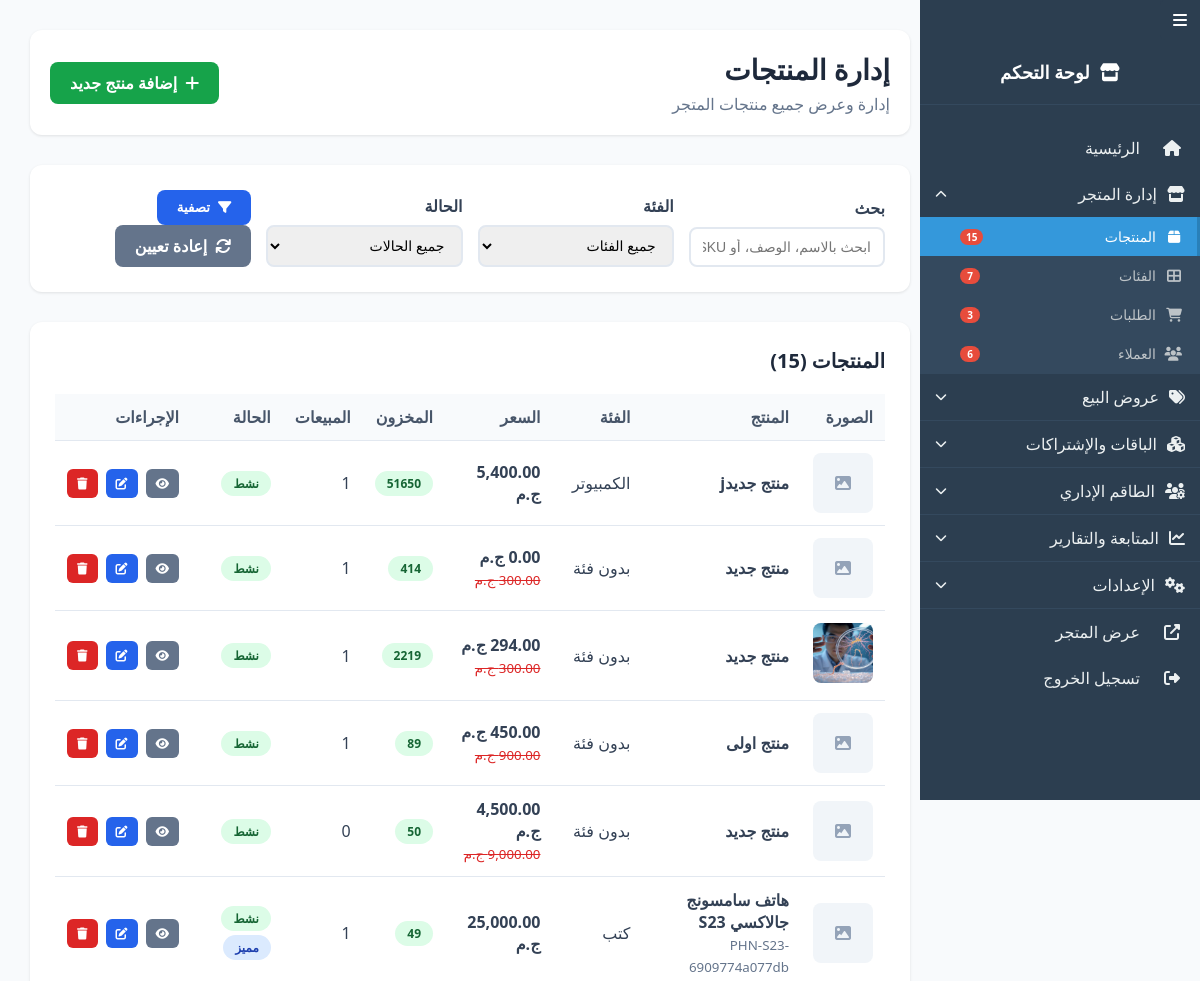
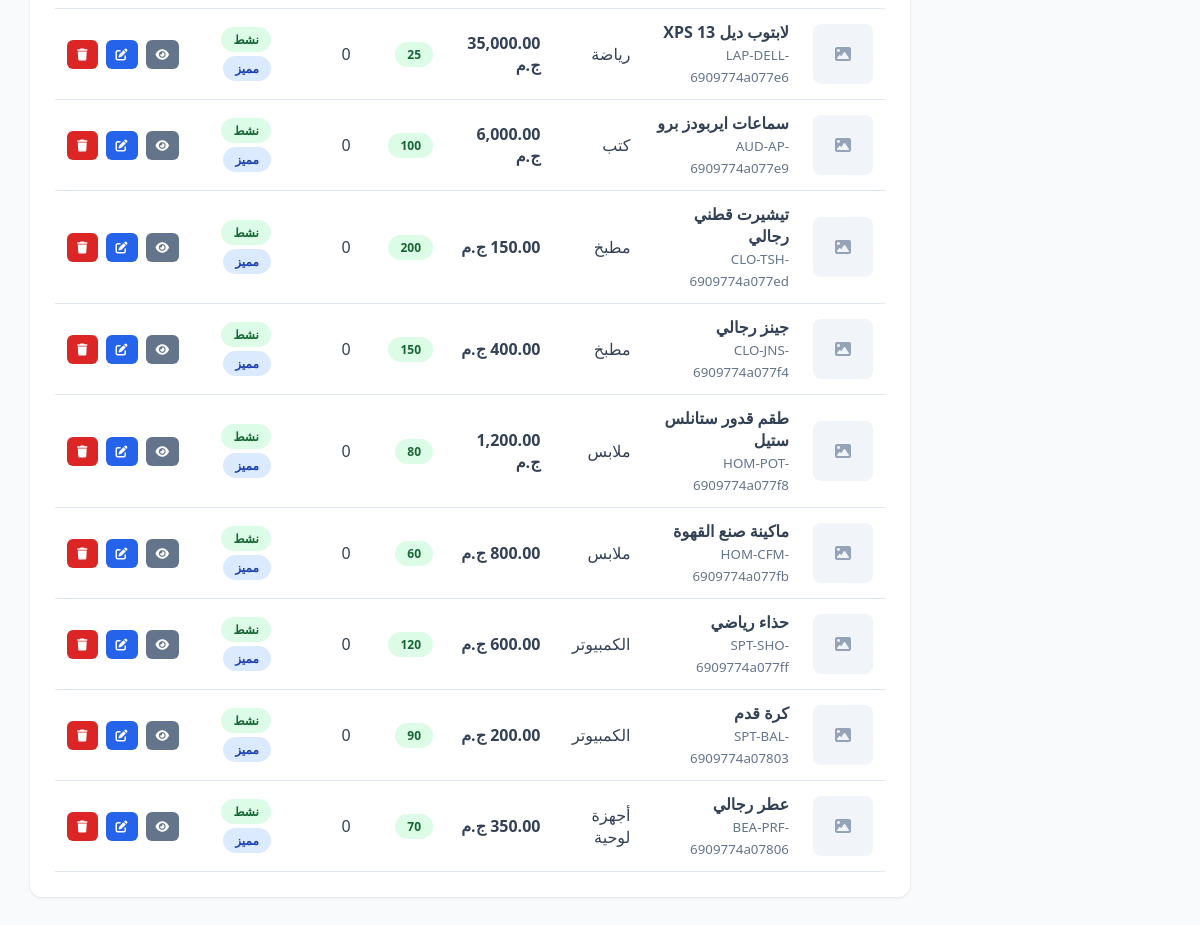
Screenshot of /admin/products.php (signed in) with the database file from the repository (2 pictures, top to bottom).
### tables this page shows
CREATE TABLE `products` (
  `id` int(11) NOT NULL,
  `category_id` int(11) DEFAULT NULL,
  `title` varchar(255) NOT NULL,
  `slug` varchar(255) NOT NULL,
  `description` text DEFAULT NULL,
  `short_description` varchar(500) DEFAULT NULL,
  `price` decimal(10,2) NOT NULL,
  `discount_percentage` decimal(5,2) DEFAULT 0.00,
  `discount_amount` decimal(10,2) DEFAULT 0.00,
  `final_price` decimal(10,2) GENERATED ALWAYS AS (`price` - greatest(`discount_amount`,`price` * `discount_percentage` / 100)) STORED,
  `ad_discount_increase` decimal(5,2) DEFAULT 0.00,
  `ad_end_date` timestamp NULL DEFAULT NULL,
  `stock` int(11) DEFAULT 0,
  `sku` varchar(100) DEFAULT NULL,
  `weight` decimal(8,2) DEFAULT NULL,
  `dimensions` varchar(100) DEFAULT NULL,
  `main_image` varchar(255) DEFAULT NULL,
  `views` int(11) DEFAULT 0,
  `orders_count` int(11) DEFAULT 0,
  `rating_avg` decimal(3,2) DEFAULT 0.00,
  `rating_count` int(11) DEFAULT 0,
  `is_featured` tinyint(1) DEFAULT 0,
  `is_active` tinyint(1) DEFAULT 1,
  `meta_title` varchar(255) DEFAULT NULL,
  `meta_description` text DEFAULT NULL,
  `created_at` timestamp NOT NULL DEFAULT current_timestamp(),
  `updated_at` timestamp NOT NULL DEFAULT current_timestamp() ON UPDATE current_timestamp(),
  `product_condition` enum('new','used','refurbished','needs_repair') DEFAULT 'new',
  `special_offer_type` enum('none','points','coupon','gift','discount') DEFAULT 'none',
  `special_offer_value` varchar(255) DEFAULT NULL,
  `auction_enabled` tinyint(1) DEFAULT 0,
  `auction_end_time` timestamp NULL DEFAULT NULL,
  `starting_price` decimal(10,2) DEFAULT 0.00,
  `current_bid` decimal(10,2) DEFAULT 0.00,
  `bid_count` int(11) DEFAULT 0,
  `created_by` int(11) DEFAULT NULL,
  `store_type` enum('main','customer') DEFAULT 'main',
  `donation_discount_applied` tinyint(1) DEFAULT 0,
  `donation_id` int(11) DEFAULT NULL,
  `media_type` enum('image','video','3d_model','gif') DEFAULT 'image',
  `media_url` varchar(500) DEFAULT NULL,
  `media_thumbnail` varchar(500) DEFAULT NULL,
  `media_autoplay` tinyint(1) DEFAULT 0
);

CREATE TABLE `categories` (
  `id` int(11) NOT NULL,
  `name` varchar(255) NOT NULL,
  `slug` varchar(255) NOT NULL,
  `description` text DEFAULT NULL,
  `image` varchar(255) DEFAULT NULL,
  `parent_id` int(11) DEFAULT NULL,
  `display_order` int(11) DEFAULT 0,
  `is_active` tinyint(1) DEFAULT 1,
  `created_at` timestamp NOT NULL DEFAULT current_timestamp()
);

CREATE TABLE `settings` (
  `id` int(11) NOT NULL,
  `setting_key` varchar(100) NOT NULL,
  `setting_value` text DEFAULT NULL,
  `setting_type` enum('text','number','boolean','json') DEFAULT 'text',
  `created_at` timestamp NOT NULL DEFAULT current_timestamp(),
  `updated_at` timestamp NOT NULL DEFAULT current_timestamp() ON UPDATE current_timestamp()
);

### functions.php (called while the page is built, shortened)
<?php
require_once 'config.php';
if (!function_exists('getSetting')) {
    function getSetting($key, $default = '') {
        global $pdo;
        try {
            $stmt = $pdo->prepare("SELECT setting_value FROM settings WHERE setting_key = ?");
            $stmt->execute([$key]);
            $result = $stmt->fetchColumn();
            return $result !== false ? $result : $default;
        } catch (Exception $e) {
            return $default;
        }
    }
}
function formatPrice($price) {
    return number_format($price, 2) . ' ' . getSetting('currency_symbol', 'ج.م');
}
 ?>

### admin/products.php (the view, shortened to what this page needs)
<?php
require_once '../functions.php';
$search = $_GET['search'] ?? '';
$params = [];
$sql = "SELECT p.*, c.name as category_name
        FROM products p
        LEFT JOIN categories c ON p.category_id = c.id
        WHERE p.is_active = 1";
$sql .= " ORDER BY p.created_at DESC";
try {
    $stmt = $pdo->prepare($sql);
    $stmt->execute($params);
    $products = $stmt->fetchAll();
} catch (PDOException $e) {
    die("خطأ في قاعدة البيانات: " . $e->getMessage());
}
?>
<!DOCTYPE html>
<html lang="ar" dir="rtl">
<head>
    <link rel="stylesheet" href="https://cdnjs.cloudflare.com/ajax/libs/font-awesome/6.4.0/css/all.min.css">
</head>
<body>
    <div class="admin-wrapper">
        <?php include 'sidebar.php'; ?>
        <main class="main-content">
            <div class="top-bar">
                <div class="page-title">
                    <h1>إدارة المنتجات</h1>
                    <p style="color: #64748b; margin-top: 5px;">إدارة وعرض جميع منتجات المتجر</p>
                </div>
                <a href="product-form.php" class="btn btn-success">
                    <i class="fas fa-plus"></i>
                    إضافة منتج جديد
                </a>
            </div>
            <div class="filters">
                <form method="get" action="products.php">
                    <div class="filter-row">
                        <div class="form-group">
                            <label for="search">بحث</label>
                            <input type="text" id="search" name="search" value="<?= htmlspecialchars($search) ?>" placeholder="ابحث بالاسم، الوصف، أو SKU...">
                        </div>
                        <div class="form-group">
                            <label for="category">الفئة</label>
                            <select id="category" name="category">
                                <option value="all">جميع الفئات</option>
                            </select>
                        </div>
                        <div class="form-group">
                            <label for="status">الحالة</label>
                            <select id="status" name="status">
                                <option value="all">جميع الحالات</option>
                            </select>
                        </div>
                        <div class="form-group">
                            <button type="submit" class="btn btn-primary">
                                <i class="fas fa-filter"></i>
                                تصفية
                            </button>
                            <a href="products.php" class="btn btn-secondary">
                                <i class="fas fa-refresh"></i>
                                إعادة تعيين
                            </a>
                        </div>
                    </div>
                </form>
            </div>
            <div class="card">
                <div class="card-header">
                    <h2>المنتجات (<?= count($products) ?>)</h2>
                </div>
                <?php if (empty($products)): ?>
                    <p style="text-align: center; color: #64748b; padding: 40px;">لا توجد منتجات</p>
                <?php else: ?>
                    <table>
                        <thead>
                            <tr>
                                <th>الصورة</th>
                                <th>المنتج</th>
                                <th>الفئة</th>
                                <th>السعر</th>
                                <th>المخزون</th>
                                <th>المبيعات</th>
                                <th>الحالة</th>
                                <th>الإجراءات</th>
                            </tr>
                        </thead>
                        <tbody>
                            <?php foreach ($products as $product): ?>
                                <tr>
                                    <td>
                                        <?php if ($product['main_image']): ?>
                                            <img src="../<?= htmlspecialchars($product['main_image']) ?>" alt="<?= htmlspecialchars($product['title']) ?>" class="product-image">
                                        <?php else: ?>
                                            <div style="width: 60px; height: 60px; background: #f1f5f9; border-radius: 8px; display: flex; align-items: center; justify-content: center; color: #94a3b8;">
                                                <i class="fas fa-image"></i>
                                            </div>
                                        <?php endif; ?>
                                    </td>
                                    <td>
                                        <strong><?= htmlspecialchars($product['title']) ?></strong>
                                        <?php if ($product['sku']): ?>
                                            <br><small style="color: #64748b;"><?= htmlspecialchars($product['sku']) ?></small>
                                        <?php endif; ?>
                                    </td>
                                    <td><?= htmlspecialchars($product['category_name'] ?? 'بدون فئة') ?></td>
                                    <td>
                                        <strong><?= formatPrice($product['final_price']) ?></strong>
                                        <?php if ($product['discount_percentage'] > 0): ?>
                                            <br><small style="color: #dc2626; text-decoration: line-through;"><?= formatPrice($product['price']) ?></small>
                                        <?php endif; ?>
                                    </td>
                                    <td>
                                        <?php if ($product['stock'] == 0): ?>
                                            <span class="badge badge-danger">نفذ</span>
                                        <?php elseif ($product['stock'] < 10): ?>
                                            <span class="badge badge-warning"><?= $product['stock'] ?></span>
                                        <?php else: ?>
                                            <span class="badge badge-success"><?= $product['stock'] ?></span>
                                        <?php endif; ?>
                                    </td>
                                    <td><?= $product['orders_count'] ?></td>
                                    <td>
                                        <?php if ($product['is_active']): ?>
                                            <span class="badge badge-success">نشط</span>
                                        <?php else: ?>
                                            <span class="badge badge-danger">غير نشط</span>
                                        <?php endif; ?>
                                        <?php if ($product['is_featured']): ?>
                                            <span class="badge badge-info" style="margin-top: 4px;">مميز</span>
                                        <?php endif; ?>
                                    </td>
                                    <td>
                                        <div class="actions">
                                            <a href="../product.php?id=<?= $product['id'] ?>" target="_blank" class="action-btn btn-secondary" title="عرض">
                                                <i class="fas fa-eye"></i>
                                            </a>
                                            <a href="product-form.php?id=<?= $product['id'] ?>" class="action-btn btn-primary" title="تعديل">
                                                <i class="fas fa-edit"></i>
                                            </a>
                                            <a href="products.php?delete=<?= $product['id'] ?>" class="action-btn btn-danger" title="حذف" onclick="return confirm('هل أنت متأكد من حذف هذا المنتج؟')">
                                                <i class="fas fa-trash"></i>
                                            </a>
                                        </div>
                                    </td>
                                </tr>
                            <?php endforeach; ?>
                        </tbody>
                    </table>
                <?php endif; ?>
            </div>
        </main>
    </div>
</body>
</html>

### admin/products.php (style rules this page uses)
* { margin: 0; padding: 0; box-sizing: border-box; }
body { font-family: 'Segoe UI', Tahoma, Geneva, Verdana, sans-serif; background: #f8fafc; color: #334155; }
.admin-wrapper { display: flex; min-height: 100vh; }
.main-content { flex: 1; margin-right: 260px; padding: 30px; }
.top-bar { display: flex; justify-content: space-between; align-items: center; margin-bottom: 30px; background: #fff; padding: 20px; border-radius: 12px; box-shadow: 0 1px 3px rgba(0,0,0,0.1); }
.page-title h1 { font-size: 28px; color: #1e293b; }
.filters { background: #fff; padding: 25px; border-radius: 12px; box-shadow: 0 1px 3px rgba(0,0,0,0.1); margin-bottom: 30px; }
.filter-row { display: flex; gap: 15px; align-items: end; }
.form-group { flex: 1; }
.form-group label { display: block; margin-bottom: 8px; font-weight: 600; color: #334155; }
.form-group input, .form-group select { width: 100%; padding: 10px 12px; border: 2px solid #e2e8f0; border-radius: 8px; font-size: 14px; }
.btn { padding: 10px 20px; border: none; border-radius: 8px; font-weight: 600; cursor: pointer; text-decoration: none; display: inline-flex; align-items: center; gap: 8px; transition: all 0.3s; }
.btn-primary { background: #2563eb; color: #fff; }
.btn-success { background: #16a34a; color: #fff; }
.btn-danger { background: #dc2626; color: #fff; }
.btn-secondary { background: #64748b; color: #fff; }
.card { background: #fff; border-radius: 12px; padding: 25px; box-shadow: 0 1px 3px rgba(0,0,0,0.1); margin-bottom: 20px; overflow: hidden; }
.card-header { display: flex; justify-content: space-between; align-items: center; margin-bottom: 20px; }
.card-header h2 { font-size: 20px; color: #1e293b; }
table { width: 100%; border-collapse: collapse; }
th, td { padding: 12px; text-align: right; border-bottom: 1px solid #e2e8f0; }
th { background: #f8fafc; font-weight: 600; color: #475569; }
.product-image { width: 60px; height: 60px; object-fit: cover; border-radius: 8px; }
.badge { display: inline-block; padding: 4px 12px; border-radius: 20px; font-size: 12px; font-weight: 600; }
.badge-success { background: #dcfce7; color: #166534; }
.badge-info { background: #dbeafe; color: #1e40af; }
.actions { display: flex; gap: 8px; }
.action-btn { padding: 6px 10px; border-radius: 6px; font-size: 12px; text-decoration: none; }

### rows the page displays
products: title "منتج جديدj", category.name "الكمبيوتر", final_price.setting_value "5,400.00 ج.م", stock "51650", orders_count "1", is_active "نشط"
products: title "منتج جديد", category_name "بدون فئة", final_price.setting_value "0.00 ج.م", price.setting_value "300.00 ج.م", stock "414", orders_count "1", is_active "نشط"
products: main_image (picture), title "منتج جديد", category_name "بدون فئة", final_price.setting_value "294.00 ج.م", price.setting_value "300.00 ج.م", stock "2219", orders_count "1", is_active "نشط"
products: title "منتج اولى", category_name "بدون فئة", final_price.setting_value "450.00 ج.م", price.setting_value "900.00 ج.م", stock "89", orders_count "1", is_active "نشط"
products: title "منتج جديد", category_name "بدون فئة", final_price.setting_value "4,500.00 ج.م", price.setting_value "9,000.00 ج.م", stock "50", orders_count "0", is_active "نشط"
products: title "هاتف سامسونج جالاكسي S23", sku "PHN-S23-6909774a077db", category.name "كتب", final_price.setting_value "25,000.00 ج.م", stock "49", orders_count "1", is_active "نشط", is_featured "مميز"
products: title "لابتوب ديل XPS 13", sku "LAP-DELL-6909774a077e6", category.name "رياضة", final_price.setting_value "35,000.00 ج.م", stock "25", orders_count "0", is_active "نشط", is_featured "مميز"
products: title "سماعات ايربودز برو", sku "AUD-AP-6909774a077e9", category.name "كتب", final_price.setting_value "6,000.00 ج.م", stock "100", orders_count "0", is_active "نشط", is_featured "مميز"
products: title "تيشيرت قطني رجالي", sku "CLO-TSH-6909774a077ed", category.name "مطبخ", final_price.setting_value "150.00 ج.م", stock "200", orders_count "0", is_active "نشط", is_featured "مميز"
products: title "جينز رجالي", sku "CLO-JNS-6909774a077f4", category.name "مطبخ", final_price.setting_value "400.00 ج.م", stock "150", orders_count "0", is_active "نشط", is_featured "مميز"
products: title "طقم قدور ستانلس ستيل", sku "HOM-POT-6909774a077f8", category.name "ملابس", final_price.setting_value "1,200.00 ج.م", stock "80", orders_count "0", is_active "نشط", is_featured "مميز"
products: title "ماكينة صنع القهوة", sku "HOM-CFM-6909774a077fb", category.name "ملابس", final_price.setting_value "800.00 ج.م", stock "60", orders_count "0", is_active "نشط", is_featured "مميز"
products: title "حذاء رياضي", sku "SPT-SHO-6909774a077ff", category.name "الكمبيوتر", final_price.setting_value "600.00 ج.م", stock "120", orders_count "0", is_active "نشط", is_featured "مميز"
products: title "كرة قدم", sku "SPT-BAL-6909774a07803", category.name "الكمبيوتر", final_price.setting_value "200.00 ج.م", stock "90", orders_count "0", is_active "نشط", is_featured "مميز"
products: title "عطر رجالي", sku "BEA-PRF-6909774a07806", category.name "أجهزة لوحية", final_price.setting_value "350.00 ج.م", stock "70", orders_count "0", is_active "نشط", is_featured "مميز"

### other values shown
$item['text'] "الرئيسية"
$submenu_title "إدارة المتجر"
$item['text'] "المنتجات"
$item['count'] "15"
$item['text'] "الفئات"
$item['count'] "7"
$item['text'] "الطلبات"
$item['count'] "3"
$item['text'] "العملاء"
$item['count'] "6"
$submenu_title "عروض البيع"
$submenu_title "الباقات والإشتراكات"
$submenu_title "الطاقم الإداري"
$submenu_title "المتابعة والتقارير"
$submenu_title "الإعدادات"
